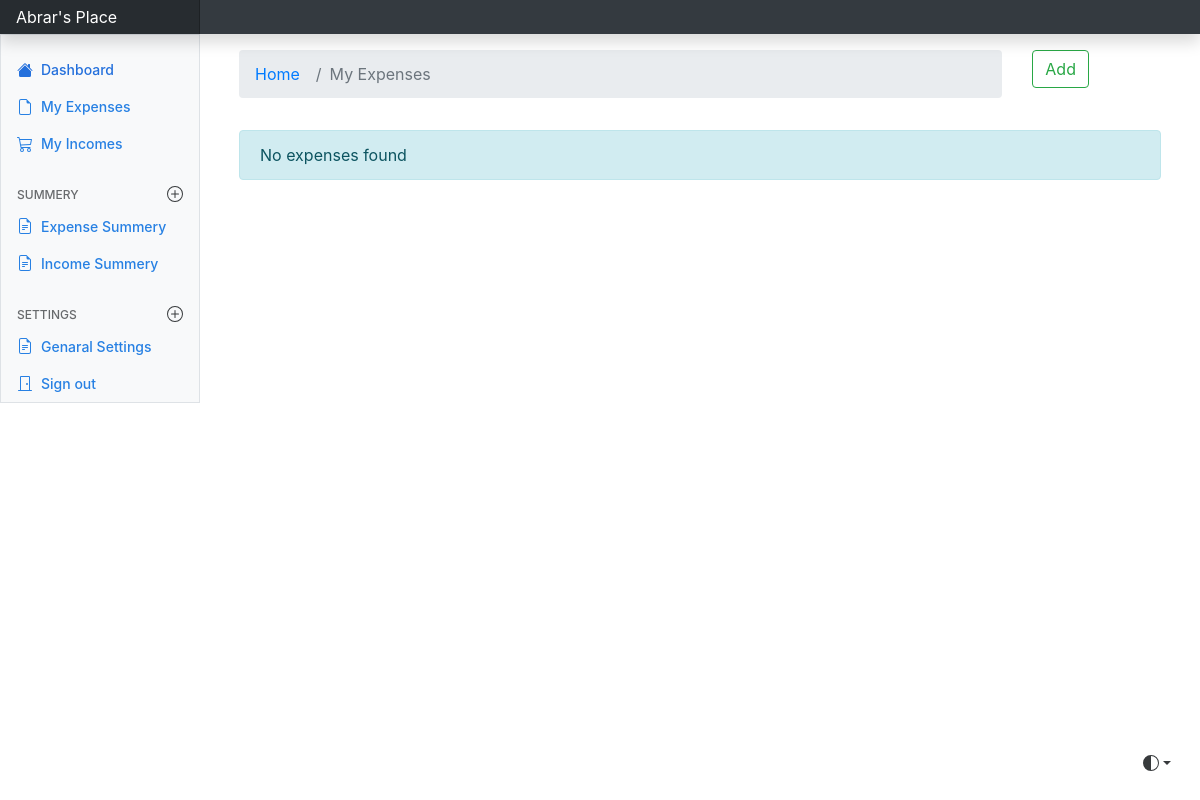
/all_expenses (signed in), run on an earlier commit of the app's database.
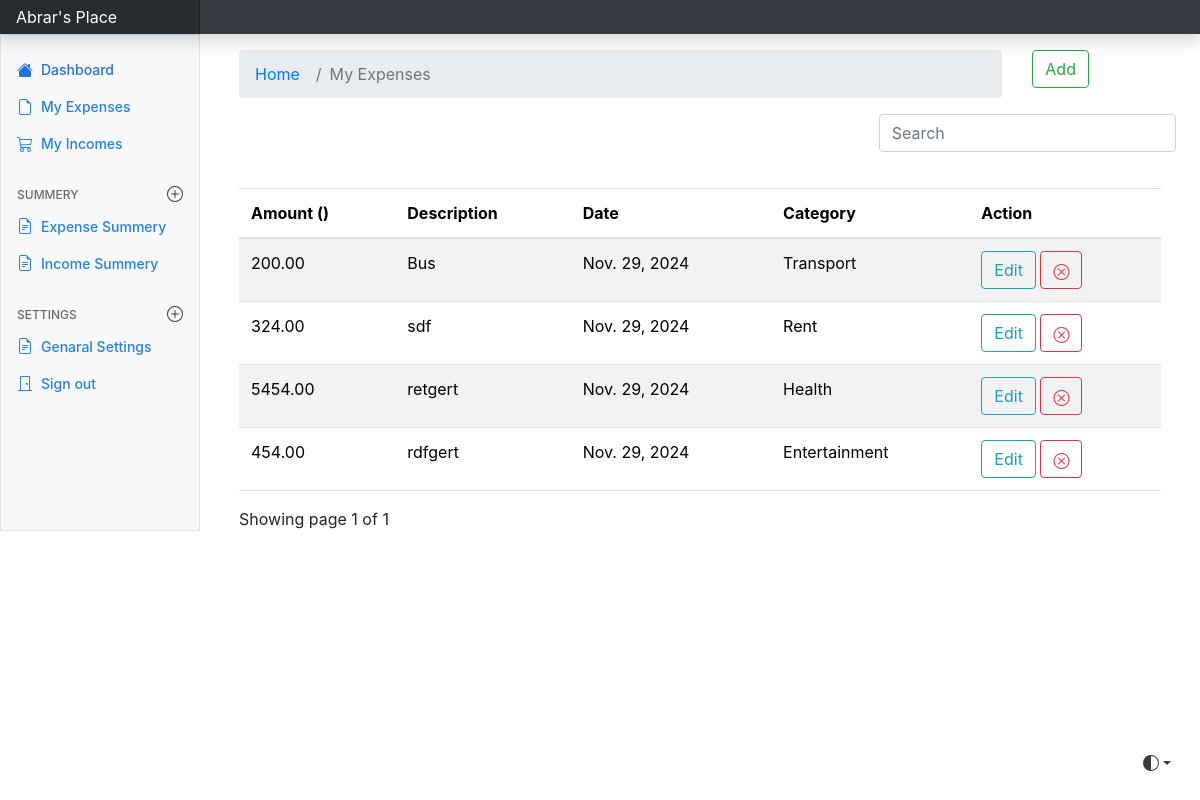
And on a later commit of the database.
### expenses/models.py (models this page shows, shortened)
class Add_expense(models.Model):
    category_type = {
        "Rent": "Rent",
        "Food": "Food",
        "Transport": "Transport",
        "Entertainment": "Entertainment",
        "Health": "Health",
        "Other": "Other",
    }
    user = models.ForeignKey(settings.AUTH_USER_MODEL, on_delete=models.CASCADE, default=1)
    amount = models.DecimalField(max_digits=10, decimal_places=2)
    description = models.TextField()
    category = models.CharField(choices=list(category_type.items()), max_length=20)
    date = models.DateField()

### expenses/views.py (the view)
# urls.py: path('all_expenses', views.all_expenses, name='all_expenses'),
def all_expenses(request):
    data = Add_expense.objects.filter(user=request.user)
    paginator = Paginator(data, 10)
    page_number = request.GET.get('page')
    page_obj = paginator.get_page(page_number)
    return render(request, 'expenses/all_expenses.html', {'data': data, 'page_obj': page_obj})

### templates/expenses/all_expenses.html (shortened to what this page needs)
{% extends "base.html" %}
{% load static %}
{% block content %}
<link rel="stylesheet" href="https://cdn.jsdelivr.net/npm/bootstrap@4.0.0/dist/css/bootstrap.min.css">
<link rel="stylesheet" href="https://cdn.jsdelivr.net/npm/bootstrap-icons@1.11.3/font/bootstrap-icons.min.css">
<div class ="container mt-3">
    <div class="row">
        <div class="col-md-10">
            <nav aria-label="breadcrumb">
                <ol class="breadcrumb">
                <li class="breadcrumb-item"><a href="{% url 'index' %}">Home</a></li>
                <li class="breadcrumb-item active" aria-current="page">My Expenses</li>
                </ol>
            </nav>
        </div>
        <div class="col-md-1">
            <a href="{% url 'expense' %}" type="button" class="btn btn-outline-success">Add</a>
        </div>
    </div>
</div>
{% if data %}
<div class="row justify-content-end">
    <div class="col-md-4">
        <form method="GET">
            <div class="input-group mb-3">
                <input type="text" class="form-control" placeholder="Search" name="search" id="searchField" value="{{ request.GET.q }}">
            </div>
        </form>
    </div>
</div>
<div class="container" style="margin-top: 20px;">
    <div class="app-table">
        <table class="table table-striped">
            <thead>
                <tr>
                    <th scope="col">Amount ({{currency}})</th>
                    <th scope="col">Description</th>
                    <th scope="col">Date</th>
                    <th scope="col">Category</th>
                    <th scope="col">Action</th>
                </tr>
            </thead>
            <tbody>
                {% for expense in page_obj %}
                <tr>
                    <td>{{ expense.amount }}</td>
                    <td>{{ expense.description }}</td>
                    <td>{{ expense.date }}</td>
                    <td>{{ expense.category }}</td>
                    <td>
                        <a href="{% url 'edit' expense.id %}" type="button" class="btn btn-outline-info">Edit</a>
                        <a href="{% url 'delete' expense.id %}" class="btn btn-outline-danger"><i class="bi bi-x-circle"></i></a>
                    </td>
                </tr>
                {% endfor %}
            </tbody>
        </table>
    </div>
    <div class="pagination-container">
    <div class="">
        Showing page {{page_obj.number}} of {{page_obj.paginator.num_pages}}
    </div>
    </div>
</div>
{% else %}
    <div class="container mt-3">
        <div class="alert alert-info" role="alert">
            No expenses found
        </div>
    </div>
{% endif %}
{% endblock content %}

What changed in the data, as far as the page shows it:
added Add_expense: amount "200.00", description "Bus", date "Nov. 29, 2024", category "Transport"
added Add_expense: amount "324.00", description "sdf", date "Nov. 29, 2024", category "Rent"
added Add_expense: amount "5454.00", description "retgert", date "Nov. 29, 2024", category "Health"
added Add_expense: amount "454.00", description "rdfgert", date "Nov. 29, 2024", category "Entertainment"
Also different on the page:
{{ page_obj.number }}: (not shown) → "1"
{{ page_obj.paginator.num_pages }}: (not shown) → "1"
text no longer shown: "No expenses found"
text now shown: "Amount ( ) Description Date Category Action Showing page of"
